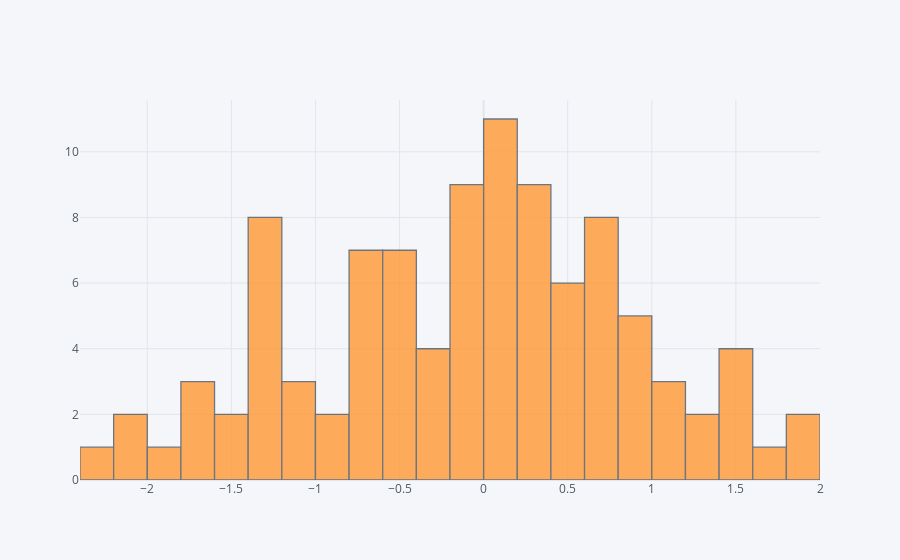

Notebook source saved alongside this figure:
### Markdown cell above
## histogram

### Code cell
df['A'].iplot(kind='hist',bins=25)

### Figure 1 — Plotly figure (JSON) as saved in the notebook; plotly's stock layout.template omitted (floating-point values rounded to 4 significant figures)
{"data": [{"histfunc": "count", "histnorm": "", "marker": {"color": "rgba(255, 153, 51, 1.0)", "line": {"color": "#4D5663", "width": 1.3}}, "name": "A", "nbinsx": 25, "opacity": 0.8, "orientation": "v", "type": "histogram", "x": [-0.7586, -1.606, 1.778, -1.353, 0.777, -0.3084, 0.5717, 1.548, 0.2212, -1.227, -2.325, -0.5733, 1.153, -0.0229, 0.6019, 0.6292, 0.573, -0.6765, -1.334, 0.3481, 1.444, 0.1826, 1.254, 0.4587, -1.218, 1.947, 0.8047, 1.41, 1.291, -0.1493, 0.6163, 0.3377, 0.1651, -1.244, 0.2378, 0.3358, 0.1081, 1.102, -0.7618, -0.1267, -1.003, -1.534, 0.638, -0.4352, -1.3, -0.3628, 0.3013, -0.5901, 0.4853, 0.1713, -0.06228, 0.1123, 1.47, 0.1367, 0.1252, -1.411, -1.354, 0.1608, 0.5327, -0.6422, 0.5161, -0.5657, 0.8129, -0.4131, 1.041, -2.055, 0.7765, -0.6987, 0.02948, 0.8417, -0.9734, -1.85, -1.78, 0.7542, -1.607, 0.2074, -0.1431, -0.1257, 0.8572, -1.296, 0.9391, -1.197, -0.5683, -0.1039, 0.1062, -0.6903, 0.3631, -0.9197, -0.3333, -0.1799, -2.184, 1.992, -0.2502, 0.7414, 0.2513, -0.423, -1.025, 0.05768, -0.6917, -0.06915]}], "layout": {"barmode": "overlay", "legend": {"bgcolor": "#F5F6F9", "font": {"color": "#4D5663"}}, "paper_bgcolor": "#F5F6F9", "plot_bgcolor": "#F5F6F9", "title": {"font": {"color": "#4D5663"}}, "xaxis": {"gridcolor": "#E1E5ED", "showgrid": true, "tickfont": {"color": "#4D5663"}, "title": {"font": {"color": "#4D5663"}, "text": ""}, "zerolinecolor": "#E1E5ED"}, "yaxis": {"gridcolor": "#E1E5ED", "showgrid": true, "tickfont": {"color": "#4D5663"}, "title": {"font": {"color": "#4D5663"}, "text": ""}, "zerolinecolor": "#E1E5ED"}}}
